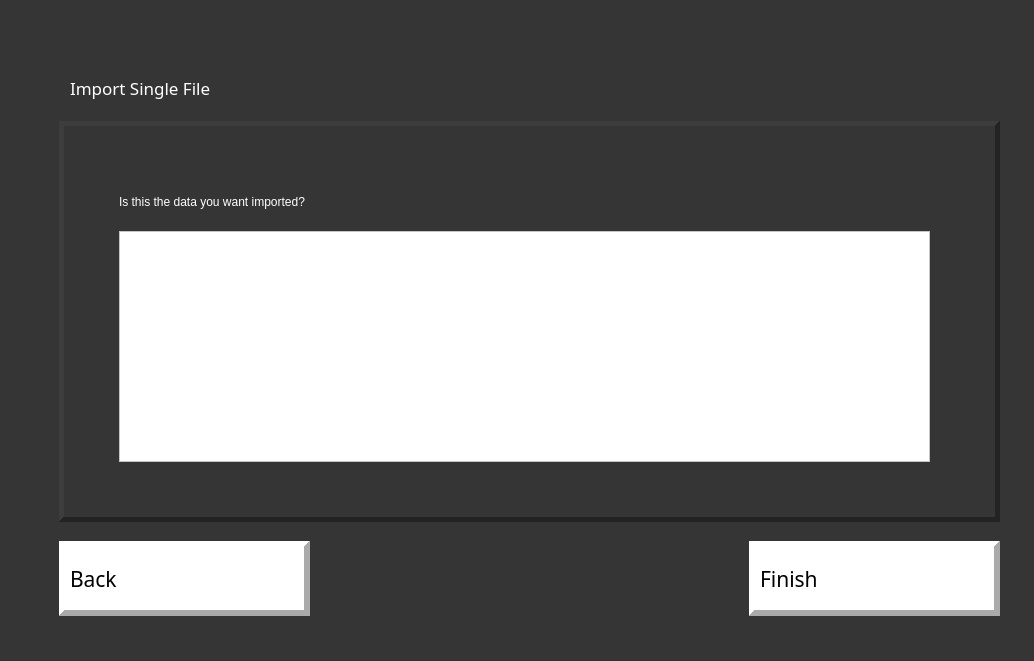
<?xml version="1.0" encoding="UTF-8"?>
<ui version="4.0">
 <class>checksingleimport_frame</class>
 <widget class="QDialog" name="checksingleimport_frame">
  <property name="geometry">
   <rect>
    <x>0</x>
    <y>0</y>
    <width>1034</width>
    <height>661</height>
   </rect>
  </property>
  <property name="cursor">
   <cursorShape>ArrowCursor</cursorShape>
  </property>
  <property name="windowTitle">
   <string>Dialog</string>
  </property>
  <property name="autoFillBackground">
   <bool>false</bool>
  </property>
  <property name="styleSheet">
   <string notr="true">background-color: rgb(53, 53, 53);</string>
  </property>
  <widget class="QLabel" name="title_lbl">
   <property name="geometry">
    <rect>
     <x>70</x>
     <y>50</y>
     <width>419</width>
     <height>75</height>
    </rect>
   </property>
   <property name="font">
    <font>
     <family>Small Fonts</family>
     <pointsize>13</pointsize>
    </font>
   </property>
   <property name="styleSheet">
    <string notr="true">color: rgb(255, 255, 255);</string>
   </property>
   <property name="frameShape">
    <enum>QFrame::NoFrame</enum>
   </property>
   <property name="frameShadow">
    <enum>QFrame::Plain</enum>
   </property>
   <property name="lineWidth">
    <number>0</number>
   </property>
   <property name="text">
    <string>Import Single File</string>
   </property>
   <property name="margin">
    <number>1</number>
   </property>
  </widget>
  <widget class="QLabel" name="finish_lbl">
   <property name="geometry">
    <rect>
     <x>749</x>
     <y>541</y>
     <width>251</width>
     <height>75</height>
    </rect>
   </property>
   <property name="font">
    <font>
     <family>8514oem</family>
     <pointsize>16</pointsize>
     <weight>50</weight>
     <italic>false</italic>
     <bold>false</bold>
    </font>
   </property>
   <property name="autoFillBackground">
    <bool>false</bool>
   </property>
   <property name="styleSheet">
    <string notr="true">background-color: rgb(255, 255, 255);</string>
   </property>
   <property name="frameShape">
    <enum>QFrame::Panel</enum>
   </property>
   <property name="frameShadow">
    <enum>QFrame::Raised</enum>
   </property>
   <property name="lineWidth">
    <number>6</number>
   </property>
   <property name="text">
    <string>Finish</string>
   </property>
   <property name="alignment">
    <set>Qt::AlignLeading|Qt::AlignLeft|Qt::AlignVCenter</set>
   </property>
   <property name="openExternalLinks">
    <bool>false</bool>
   </property>
  </widget>
  <widget class="QLabel" name="back_lbl">
   <property name="geometry">
    <rect>
     <x>59</x>
     <y>541</y>
     <width>251</width>
     <height>75</height>
    </rect>
   </property>
   <property name="font">
    <font>
     <family>8514oem</family>
     <pointsize>16</pointsize>
     <weight>50</weight>
     <italic>false</italic>
     <bold>false</bold>
    </font>
   </property>
   <property name="autoFillBackground">
    <bool>false</bool>
   </property>
   <property name="styleSheet">
    <string notr="true">background-color: rgb(255, 255, 255);</string>
   </property>
   <property name="frameShape">
    <enum>QFrame::Panel</enum>
   </property>
   <property name="frameShadow">
    <enum>QFrame::Raised</enum>
   </property>
   <property name="lineWidth">
    <number>6</number>
   </property>
   <property name="text">
    <string>Back</string>
   </property>
   <property name="alignment">
    <set>Qt::AlignLeading|Qt::AlignLeft|Qt::AlignVCenter</set>
   </property>
   <property name="openExternalLinks">
    <bool>false</bool>
   </property>
  </widget>
  <widget class="QFrame" name="frame">
   <property name="geometry">
    <rect>
     <x>59</x>
     <y>121</y>
     <width>941</width>
     <height>401</height>
    </rect>
   </property>
   <property name="styleSheet">
    <string notr="true">color: rgb(255, 255, 255);</string>
   </property>
   <property name="frameShape">
    <enum>QFrame::Panel</enum>
   </property>
   <property name="frameShadow">
    <enum>QFrame::Raised</enum>
   </property>
   <property name="lineWidth">
    <number>5</number>
   </property>
   <widget class="QLabel" name="header_lbl">
    <property name="geometry">
     <rect>
      <x>60</x>
      <y>70</y>
      <width>451</width>
      <height>21</height>
     </rect>
    </property>
    <property name="text">
     <string>Is this the data you want imported?</string>
    </property>
   </widget>
   <widget class="QTableWidget" name="info_tbl">
    <property name="geometry">
     <rect>
      <x>60</x>
      <y>110</y>
      <width>811</width>
      <height>231</height>
     </rect>
    </property>
    <property name="styleSheet">
     <string notr="true">background-color: rgb(255, 255, 255);
alternate-background-color: rgb(0, 0, 0);
selection-color: rgb(0, 0, 0);
color: rgb(0, 0, 0);</string>
    </property>
   </widget>
  </widget>
  <zorder>title_lbl</zorder>
  <zorder>frame</zorder>
  <zorder>finish_lbl</zorder>
  <zorder>back_lbl</zorder>
 </widget>
 <resources/>
 <connections/>
</ui>
